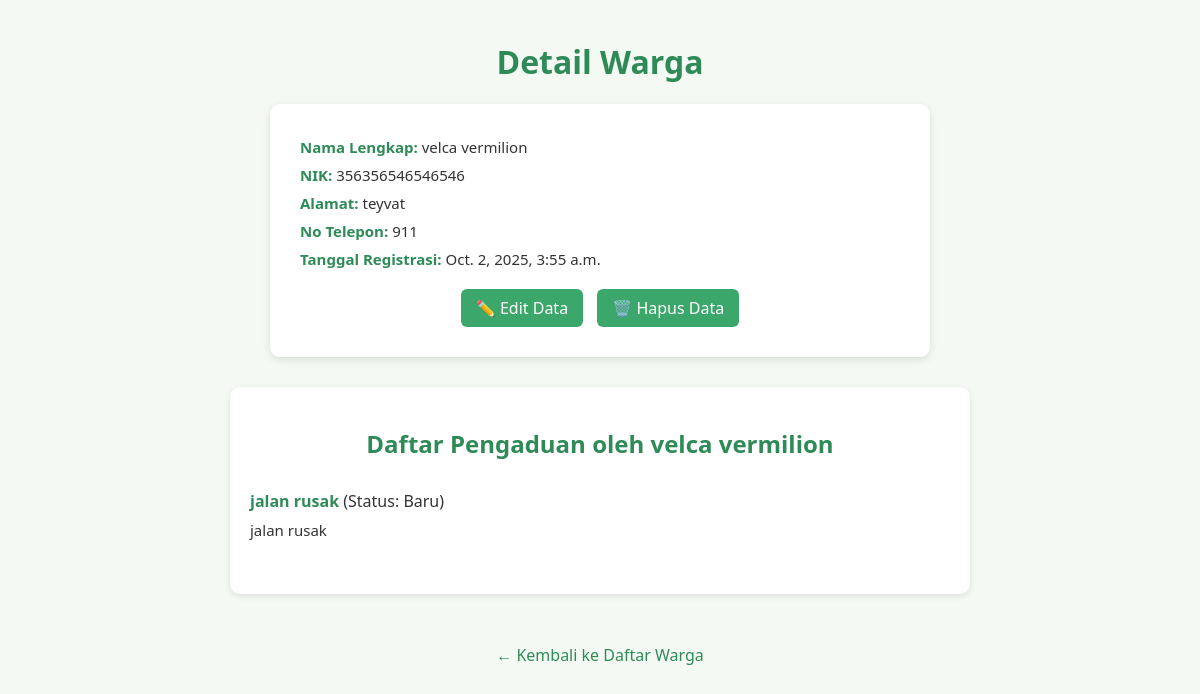
The page /warga/1/ on the database as committed earlier.
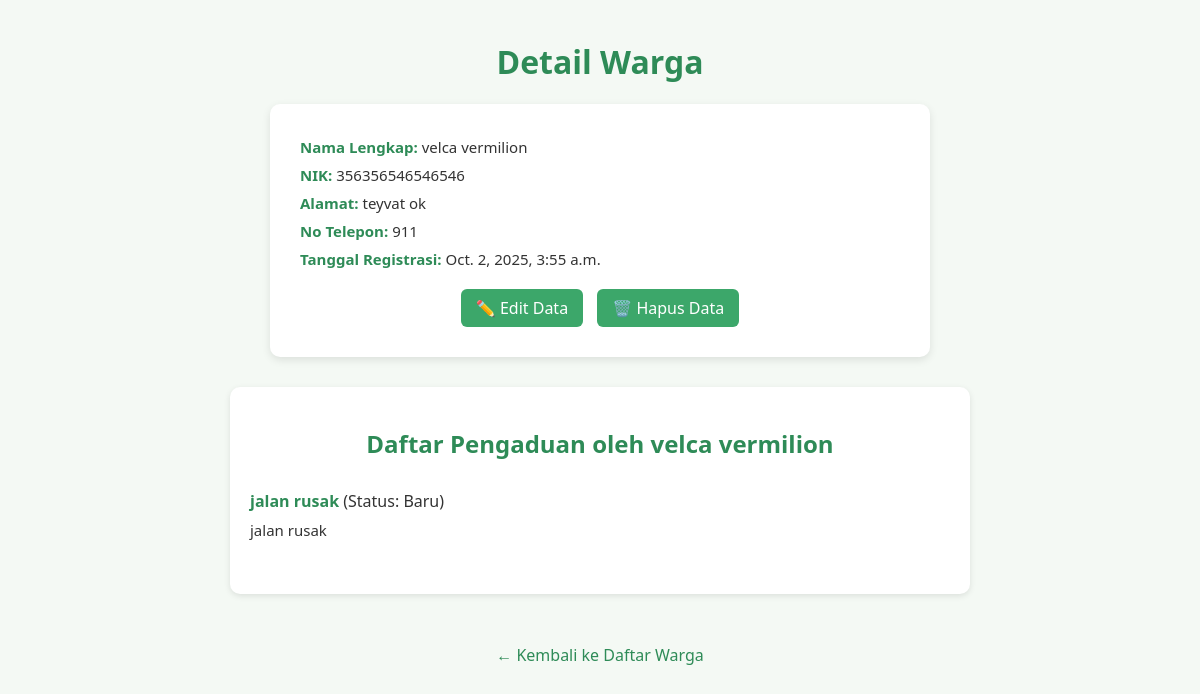
The same page on the database as committed later.
### warga/models.py (models this page shows, shortened)
class Warga(models.Model):
    nik = models.CharField(max_length=16, unique=True, verbose_name="Nomor Induk kependudukan")
    nama_lengkap = models.CharField(max_length=100, verbose_name="Nama Lengkap")
    alamat = models.TextField(verbose_name="Alamat Tinggal")
    no_telepon = models.CharField(max_length=15, blank=True, verbose_name="Nomor Telepon")
    tanggal_registrasi = models.DateTimeField(auto_now_add=True)

### warga/views.py (the view)
# urls.py: path('<int:pk>/', WargaDetailView.as_view(), name='warga_detail'),
class WargaDetailView(DetailView):
    model = Warga

### warga/templates/warga/warga_detail.html (shortened to what this page needs)
<!DOCTYPE html>
<html lang="id">
<head>
</head>
<body>
    <h1>Detail Warga</h1>
    <div class="card">
        <p><strong>Nama Lengkap:</strong> {{ object.nama_lengkap }}</p>
        <p><strong>NIK:</strong> {{ object.nik }}</p>
        <p><strong>Alamat:</strong> {{ object.alamat }}</p>
        <p><strong>No Telepon:</strong> {{ object.no_telepon }}</p>
        <p><strong>Tanggal Registrasi:</strong> {{ object.tanggal_registrasi }}</p>
        <div class="actions">
            <a href="{% url 'warga-edit' object.pk %}">✏️ Edit Data</a>
            <a href="{% url 'warga-hapus' object.pk %}">🗑️ Hapus Data</a>
        </div>
    </div>
    <div class="pengaduan-list">
        <h2>Daftar Pengaduan oleh {{ object.nama_lengkap }}</h2>
        <ul>
            {% for aduan in object.pengaduan.all %}
                <li>
                    <strong>{{ aduan.judul }}</strong>
                    (Status: {{ aduan.get_status_display }})
                    <p>{{ aduan.deskripsi }}</p>
                </li>
            {% empty %}
                <li>Warga ini belum pernah membuat pengaduan.</li>
            {% endfor %}
        </ul>
    </div>
    <div style="text-align:center;">
        <a class="back-link" href="{% url 'warga_list' %}">← Kembali ke Daftar Warga</a>
    </div>
</body>
</html>

Rows that differ between the two databases and show on the page:
changed Warga "velca vermilion": alamat "teyvat" → "teyvat ok"
